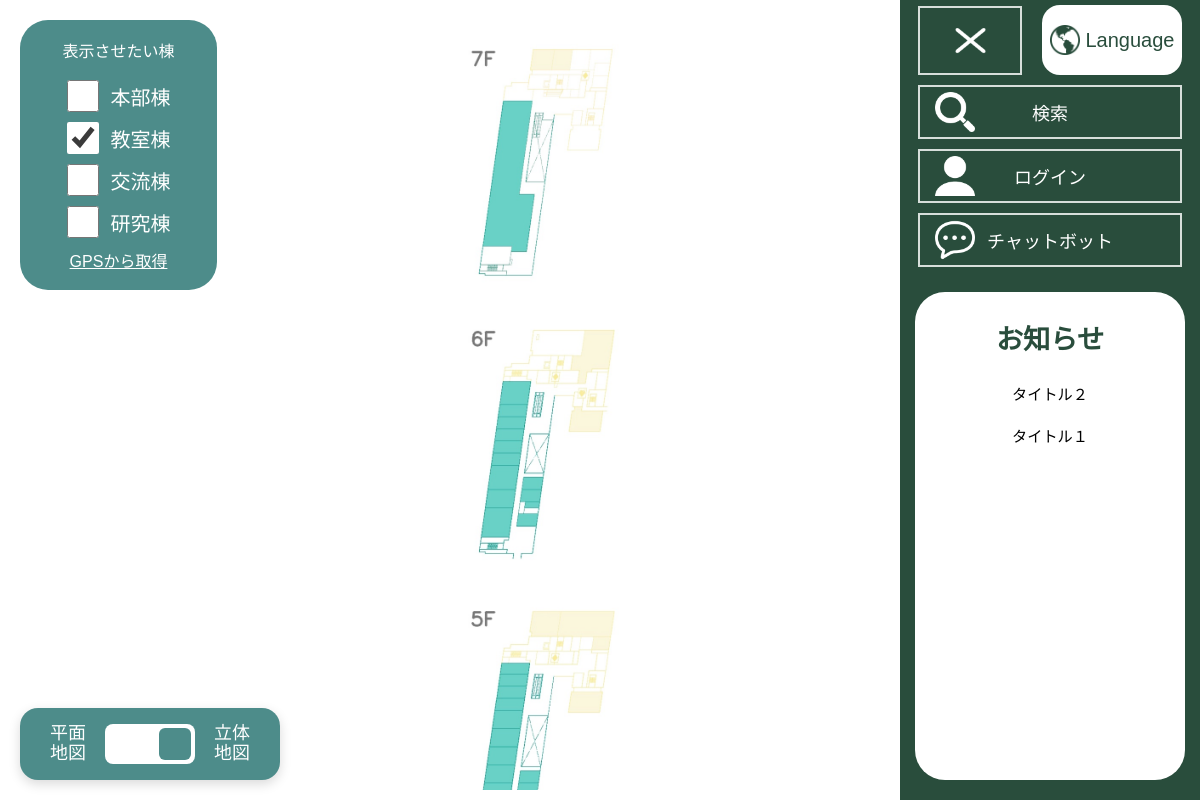
The app's page /, older data.
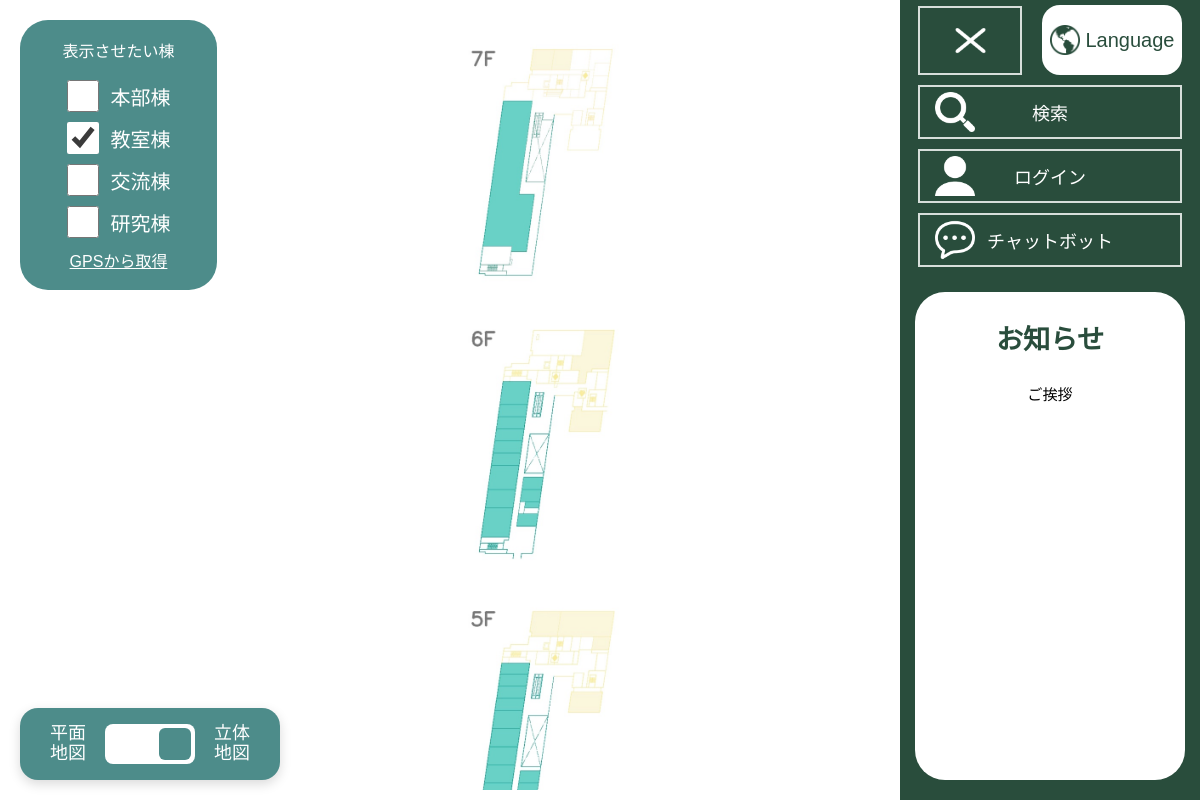
The same page, newer data.
### toyosu_campus_navi/models.py (models this page shows)
class Notice(models.Model):
    notice_ID = models.UUIDField(
        primary_key=True, default=uuid.uuid4, editable=False, verbose_name="ID"
    )
    created_at = models.DateTimeField(auto_now_add=True, verbose_name="作成日時")
    updated_at = models.DateTimeField(auto_now=True, verbose_name="更新日時")
    title = models.CharField(blank=False, max_length=127, verbose_name="タイトル")
    body = models.TextField(blank=False, verbose_name="本文")

### toyosu_campus_navi/views.py (the view, shortened to what this page needs)
class IndexView(View):
    def get(self, request):
        nodes = SectionInfoProcess().get_all_sections(request)
        all_notices = NoticeProcess().get_all_notices(request)
        info_to_send = create_info_to_send(request) | {
            "section_names": [node["section_name"] for node in nodes],
            "notices": all_notices["notices"],
            "notices_alert_message": all_notices["alert_message"],
        }
        search_result = request.session.get("search_result")
        request.session["chat_history"] = ""
        return render(request, "toyosu_campus_navi/index.html", info_to_send)

### toyosu_campus_navi/managements.py (called while the page is built)
    def get_all_notices(self, request):
        try:
            all_notice_object = Notice.objects.all()
            notices = []
            for notice_object in all_notice_object:
                notices.append(
                    {
                        "notice_id": notice_object.notice_ID,
                        "title": notice_object.title,
                        "body": notice_object.body,
                        "created_at": notice_object.created_at.strftime(
                            "%Y-%m-%d %H:%M:%S"
                        ),
                        "updated_at": notice_object.updated_at.strftime(
                            "%Y-%m-%d %H:%M:%S"
                        ),
                    }
                )
            return notices
        except Exception as e:
            print(type(e), e)
            return []

### templates/toyosu_campus_navi/index.html (shortened to what this page needs)
<!doctype html>
<html lang="ja">
<head>
  {% load static %}
  <link rel="stylesheet" href="{% static 'toyosu_campus_navi/css/style.css' %}" />
</head>
<body>
  <div class="app">
    <div class="main">
        {% load static %}
      <div id="whole-map-image-area">
        {% load static %}
        <div class="map-scroll" style="width: 40%; display:block;" data-wing="教室棟">
          <img class="whole-map-img" src="{% static 'toyosu_campus_navi/image/floor_map/教室棟.jpg' %}" />
        </div>
      </div>
      <div class="map-switches-area">
        <div class="dimention-switch">
          <div class="dimention-label left-label">
            平面<br>地図
          </div>
          <div class="dimention-switch-switch" onclick="toggleDimention(this)">
            <div class="dimention-switch-thumb right"></div>
          </div>
          <div class="dimention-label right-label">
            立体<br>地図
          </div>
        </div>
      </div>
      <div class="wing-switch-menu">
        <div class="wing-switch-title">表示させたい棟</div>
        <div>
          <label><input type="checkbox" onchange="changeWing('本部棟',this)" class="wing-switch" name="wing-switch"
              value="本部棟" /> <span class="wing-name notranslate" data-wing="本部棟">本部棟</span></label>
        </div>
        <div>
          <label><input type="checkbox" onchange="changeWing('教室棟',this)" class="wing-switch" value="教室棟"
              name="wing-switch" checked /> <span class="wing-name notranslate" data-wing="教室棟">教室棟</span></label>
        </div>
        <div>
          <label><input type="checkbox" onchange="changeWing('交流棟',this)" class="wing-switch" value="交流棟"
              name="wing-switch" /> <span class="wing-name notranslate" data-wing="交流棟">交流棟</span></label>
        </div>
        <div>
          <label><input type="checkbox" onchange="changeWing('研究棟',this)" class="wing-switch" value="研究棟"
              name="wing-switch" /> <span class="wing-name notranslate" data-wing="研究棟">研究棟</span></label>
        </div>
        <div onclick="changeWingByLocation()" class="wing-gps-button">GPSから取得</div>
      </div>
        {% load static %}
    </div>
    <div class="sidebar" id="index-sidebar">
      <div class="sidebar-square-group">
        <div class="sidebar-button square" onclick="closeSidebar('index-sidebar', 'sidebar-open-button')">
          {% load static %}
          <img src="{% static 'toyosu_campus_navi/image/cross.png' %}" style="width: 45px" />
        </div>
        <div id="language-button" class="sidebar-button square notranslate" onclick="toggleLanguageMenu()">
          <img src="{% static 'toyosu_campus_navi/image/globe.png' %}" class="language-icon">
          Language
        </div>
      </div>
      <div id="sidebar-buttons">
        <div class="sidebar-button" onclick="selectFromMapMode=false; openModal('search-menu')">
          <img src="{%static 'toyosu_campus_navi/image/search.png' %}" class="menu-icon">
          <span>検索</span>
        </div>
        {% if username == "AnonymousUser" %}
        <div class="sidebar-button" onclick="toggleMenu('sidebar-buttons', 'sidebar-login', '')">
          <img src="{% static 'toyosu_campus_navi/image/human.png' %}" class="menu-icon">
          <span>ログイン</span>
        </div>
        {% else %}
        <div class="sidebar-button" onclick="location.href='./history'">
          <img src="{%static 'toyosu_campus_navi/image/history.png' %}" class="menu-icon">
          <span>履歴 <span class="notranslate">({{ username }})</span></span>
        </div>
        {% endif %}
        <div class="sidebar-button" onclick="openModal('chatbot-menu')">
          <img src="{% static 'toyosu_campus_navi/image/chat.png' %}" class="menu-icon">
          <span>チャットボット</span>
        </div>
      </div>
      <div class="sidebar-notice" id="sidebar-notice">
        <h3 class="notice-title">お知らせ</h3>
        {% for notice in notices reversed %}
        <a class="notice-link" href="/notice/{{notice.notice_id}}">{{notice.title}}</a>
        {% endfor %}
      </div>
    </div>
  </div>
</body>
{% load static %}
</html>

Row changes from the older to the newer data that the page shows:
removed Notice: title "タイトル２"
removed Notice: title "タイトル１"
added Notice: title "ご挨拶"
